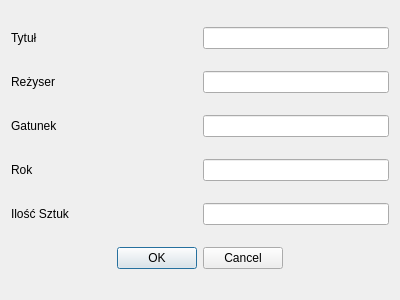
<?xml version="1.0" encoding="UTF-8"?>
<ui version="4.0">
 <class>editMovieDialog</class>
 <widget class="QDialog" name="editMovieDialog">
  <property name="geometry">
   <rect>
    <x>0</x>
    <y>0</y>
    <width>400</width>
    <height>300</height>
   </rect>
  </property>
  <property name="windowTitle">
   <string>Dialog</string>
  </property>
  <layout class="QVBoxLayout" name="verticalLayout">
   <item>
    <layout class="QHBoxLayout" name="horizontalLayout">
     <item>
      <widget class="QLabel" name="label">
       <property name="text">
        <string>Tytuł</string>
       </property>
      </widget>
     </item>
     <item>
      <widget class="QLineEdit" name="titleMovieEdit">
       <property name="sizePolicy">
        <sizepolicy hsizetype="Preferred" vsizetype="Fixed">
         <horstretch>0</horstretch>
         <verstretch>0</verstretch>
        </sizepolicy>
       </property>
      </widget>
     </item>
    </layout>
   </item>
   <item>
    <layout class="QHBoxLayout" name="horizontalLayout_2">
     <item>
      <widget class="QLabel" name="label_2">
       <property name="text">
        <string>Reżyser</string>
       </property>
      </widget>
     </item>
     <item>
      <widget class="QLineEdit" name="directorMovieEdit">
       <property name="sizePolicy">
        <sizepolicy hsizetype="Preferred" vsizetype="Fixed">
         <horstretch>0</horstretch>
         <verstretch>0</verstretch>
        </sizepolicy>
       </property>
      </widget>
     </item>
    </layout>
   </item>
   <item>
    <layout class="QHBoxLayout" name="horizontalLayout_3">
     <item>
      <widget class="QLabel" name="label_3">
       <property name="text">
        <string>Gatunek</string>
       </property>
      </widget>
     </item>
     <item>
      <widget class="QLineEdit" name="genreMovieEdit">
       <property name="sizePolicy">
        <sizepolicy hsizetype="Preferred" vsizetype="Fixed">
         <horstretch>0</horstretch>
         <verstretch>0</verstretch>
        </sizepolicy>
       </property>
      </widget>
     </item>
    </layout>
   </item>
   <item>
    <layout class="QHBoxLayout" name="horizontalLayout_4">
     <item>
      <widget class="QLabel" name="label_4">
       <property name="text">
        <string>Rok</string>
       </property>
      </widget>
     </item>
     <item>
      <widget class="QLineEdit" name="yearMovieEdit">
       <property name="sizePolicy">
        <sizepolicy hsizetype="Preferred" vsizetype="Fixed">
         <horstretch>0</horstretch>
         <verstretch>0</verstretch>
        </sizepolicy>
       </property>
      </widget>
     </item>
    </layout>
   </item>
   <item>
    <layout class="QHBoxLayout" name="horizontalLayout_5">
     <item>
      <widget class="QLabel" name="label_5">
       <property name="text">
        <string>Ilość Sztuk</string>
       </property>
      </widget>
     </item>
     <item>
      <widget class="QLineEdit" name="availableMovieEdit">
       <property name="sizePolicy">
        <sizepolicy hsizetype="Preferred" vsizetype="Fixed">
         <horstretch>0</horstretch>
         <verstretch>0</verstretch>
        </sizepolicy>
       </property>
      </widget>
     </item>
    </layout>
   </item>
   <item>
    <widget class="QDialogButtonBox" name="buttonBox">
     <property name="standardButtons">
      <set>QDialogButtonBox::Cancel|QDialogButtonBox::Ok</set>
     </property>
     <property name="centerButtons">
      <bool>true</bool>
     </property>
    </widget>
   </item>
  </layout>
 </widget>
 <resources/>
 <connections/>
</ui>
